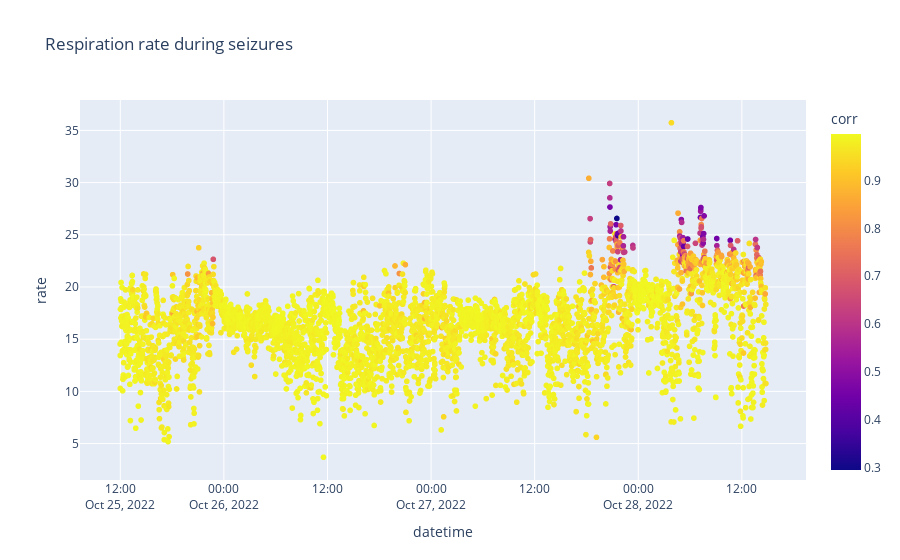

This figure's notebook cell:
### Code cell
fig = px.scatter(corr_data, x='datetime', y='rate', title='Respiration rate during seizures', color='corr')
fig.show()

### Figure 1 — Plotly figure (JSON) as saved in the notebook; plotly's stock layout.template omitted (floating-point values rounded to 4 significant figures; data arrays with more than 128 entries replaced by an {"elided": "..."} marker saying what was removed)
{"data": [{"hovertemplate": "datetime=%{x}<br>rate=%{y}<br>corr=%{marker.color}<extra></extra>", "legendgroup": "", "marker": {"color": {"elided": "4377 float values"}, "coloraxis": "coloraxis", "symbol": "circle"}, "mode": "markers", "name": "", "showlegend": false, "type": "scattergl", "x": {"elided": "4377 str values"}, "xaxis": "x", "y": {"elided": "4377 float values"}, "yaxis": "y"}], "layout": {"coloraxis": {"colorbar": {"title": {"text": "corr"}}, "colorscale": [[0, "#0d0887"], [0.1111, "#46039f"], [0.2222, "#7201a8"], [0.3333, "#9c179e"], [0.4444, "#bd3786"], [0.5556, "#d8576b"], [0.6667, "#ed7953"], [0.7778, "#fb9f3a"], [0.8889, "#fdca26"], [1, "#f0f921"]]}, "legend": {"tracegroupgap": 0}, "title": {"text": "Respiration rate during seizures"}, "xaxis": {"anchor": "y", "domain": [0, 1], "title": {"text": "datetime"}}, "yaxis": {"anchor": "x", "domain": [0, 1], "title": {"text": "rate"}}}}
